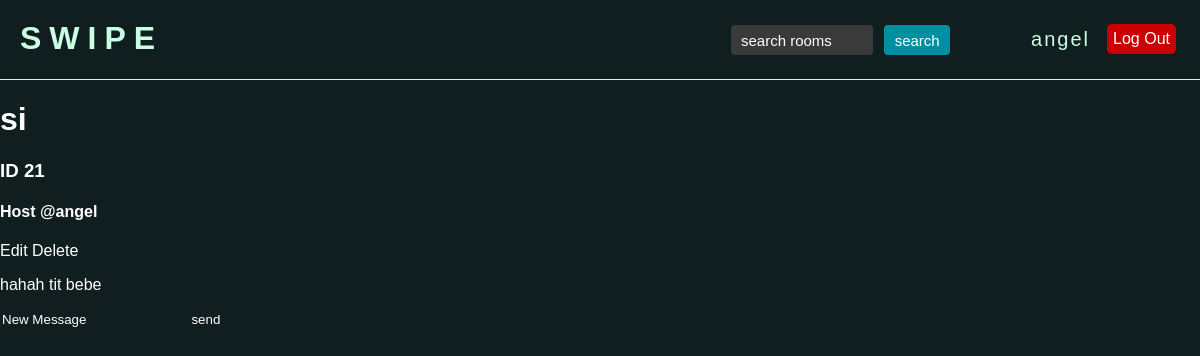
Page /room/21/ (signed in) on the earlier database version.
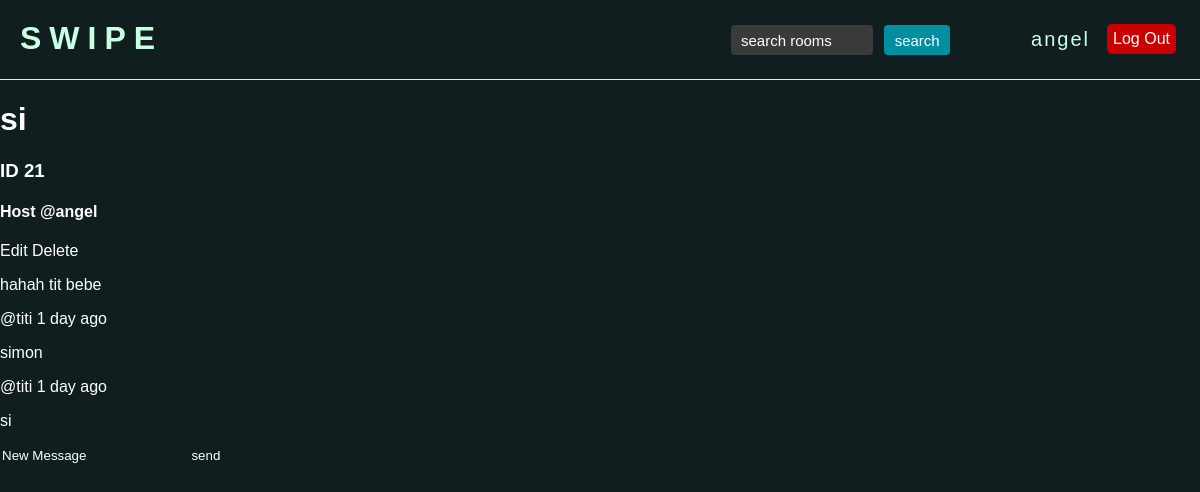
Same page on the later database version.
### base/models.py (models this page shows, shortened)
class Message(models.Model):
    user = models.ForeignKey(User, on_delete=models.CASCADE)
    room = models.ForeignKey(Room, on_delete=models.CASCADE)
    body = models.TextField()
    updated = models.DateTimeField(auto_now=True)
    created = models.DateTimeField(auto_now_add=True)

### base/views.py (the view, shortened to what this page needs)
# urls.py: path('room/<str:pk>/', views.room, name='room'),
def room(request, pk): # pass in the pk parameter of a room (id)
    room = Room.objects.get(id=pk) # get a specific room from the database
    room_messages = room.message_set.all().order_by('-created') # get all messages on this room
    context = {'room': room, 'room_messages': room_messages}
    return render(request, 'base/room.html', context)

### base/templates/base/room.html (shortened to what this page needs)
{% extends 'main.html' %}
{% block content %}
<h1>{{room.name}}</h1>
<h3>ID {{room.id}}</h3>
<h4>Host @{{room.host.username}}</h4>
{% if request.user == room.host %}
<a href="{% url 'update-room' room.id %}">Edit</a>
<a href="{% url 'delete-room' room.id %}">Delete</a>
{% endif %}
<p>{{room.description}}</p>
<div>
    {% for message in room_messages %}
        <div>
            <p>@{{message.user}} {{message.created|timesince}} ago</p>
            <p>{{message.body}}</p>
        </div>
    {% endfor %}
</div>
{% if request.user.is_authenticated %}
<div>
    <form method="POST">
        <input type="text" name="body" placeholder="New Message"/>
        <input type="submit" value="send">
    </form>
</div>
{% endif %}
{% endblock content %}

Differences in the rows shown:
added Message: user "titi", created "1 day", body "simon"
added Message: user "titi", created "1 day", body "si"
